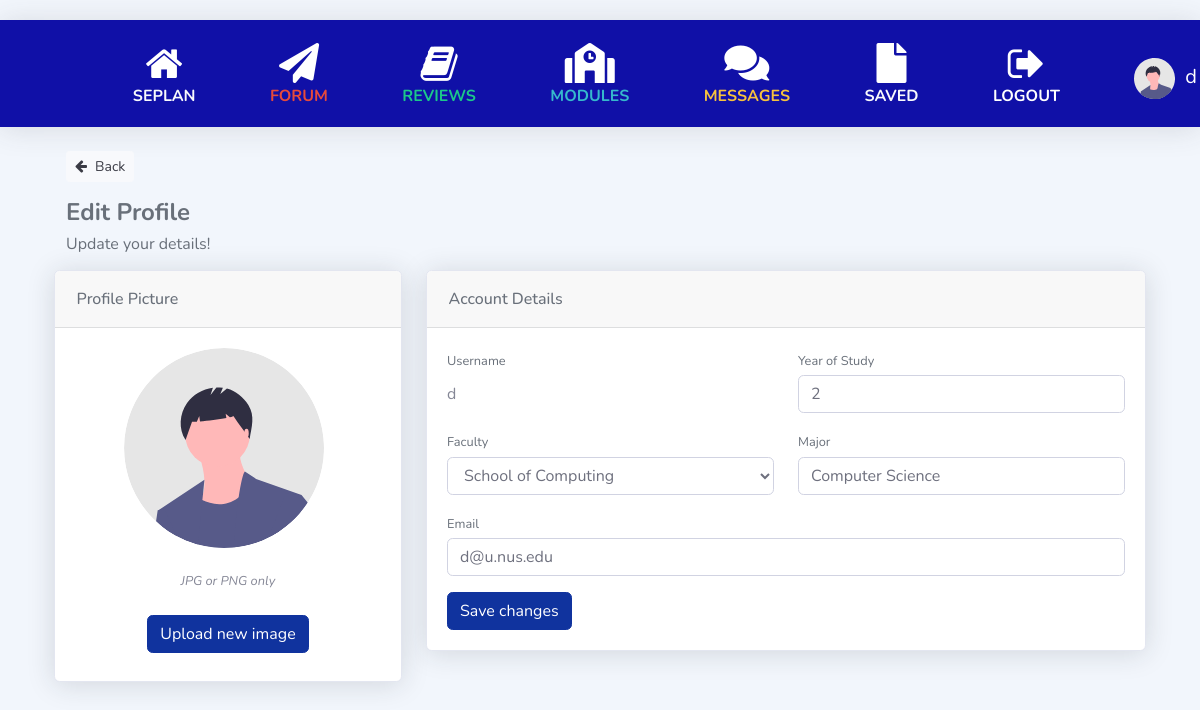
The page /profile/d/edit (signed in) on the database as committed earlier.
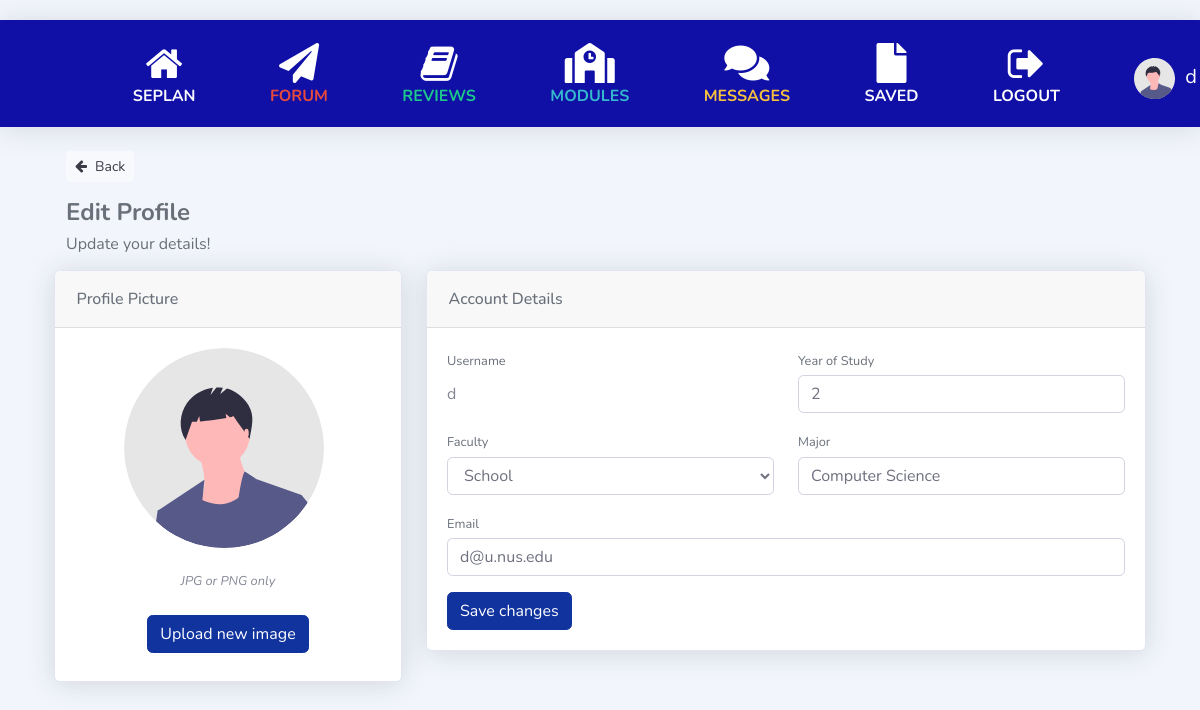
The same page on the database as committed later.
### sep/models.py (models this page shows, shortened)
class User(AbstractUser):
    faculty = models.CharField(max_length=120)
    year = models.IntegerField(blank=True, null=True)
    major = models.CharField(max_length=120)
    sep = models.BooleanField(blank=True, null=True)
    picture = models.URLField(blank=True, null=True)

### sep/views.py (the view, shortened to what this page needs)
# urls.py: path("profile/<str:username>/edit", views.editing_profile, name="editing_profile"),
def editing_profile(request, username):
    if not request.user.is_authenticated:
        return HttpResponseRedirect(reverse('login'))
    user = User.objects.get(username=username)
    return render(request, "sep/editing_profile.html",{
        "user": user})

### sep/templates/sep/editing_profile.html (shortened to what the changed rows need)
{% extends "sep/layout.html" %} {% load static %} {% block body %}
<link href="{% static '/editing_profile.css' %}" rel="stylesheet" />
<div class="container-xl px-4 mt-4">
    <div class="row">
        <div class="col-xl-8">
            <div class="card mb-4">
                <div class="card-body">
                    <form
                        action="{% url 'editing_profile' user.username %}"
                        method="POST"
                        enctype="multipart/form-data"
                        onsubmit="sweetAlert()"
                    >
                        <div class="row gx-3 mb-3">
                            <div class="col-md-6">
                                <label class="small mb-1" for="inputUsername">Username</label>
                                <input readonly
                                    class="form-control-plaintext"
                                    id="inputUsername"
                                    name="inputUsername"
                                    type="text"
                                    value={{ user.username }}
                                    required
                                    >
                            </div>
                            <div class="col-md-6">
                                <label class="small mb-1" for="inputYear">Year of Study</label>
                                <input
                                    class="form-control"
                                    id="inputYear"
                                    name="inputYear"
                                    type="number"
                                    min="1"
                                    max="4"
                                    placeholder="Enter your year of study"
                                    value={{ user.year }}
                                    required
                                    >
                            </div>
                        </div>
                        <div class="row gx-3 mb-3">
                            <div class="col-md-6">
                                <label class="small mb-1" for="inputFaculty">Faculty</label>
                                <select
                                class="form-control"
                                    id="inputFaculty"
                                    name="inputFaculty"
                                    required
                                    >
                                    <optgroup label="Current Faculty">
                                        <option value="{{ user.faculty }}" selected>
                                        </option>
                                    </optgroup>
                                </select>
                            </div>
                            <div class="col-md-6">
                                <label class="small mb-1" for="inputMajor">Major</label>
                                <input
                                    class="form-control"
                                    id="inputMajor"
                                    name="inputMajor"
                                    type="text"
                                    placeholder="Enter your major"
                                    value="{{ user.major }}"
                                    required
                                    >
                            </div>
                        </div>
                        <div class="mb-3">
                            <label class="small mb-1" for="inputEmail">Email</label>
                            <input
                                class="form-control"
                                id="inputEmail"
                                name="inputEmail"
                                type="text"
                                placeholder="Enter your email"
                                value={{ user.email }}
                                required
                                >
                        </div>
                    </form>
                </div>
            </div>
        </div>
    </div>
</div>
{% endblock %}

### sep/templates/sep/layout.html (shortened to what this page needs)
{% load static %}
<!DOCTYPE html>
<html lang="en">
  <head>
    <link
      rel="stylesheet"
      href="https://stackpath.bootstrapcdn.com/bootstrap/4.4.1/css/bootstrap.min.css"
    />
    <link href="{% static '/all.min.css' %}" rel="stylesheet" />
    <link href="{% static '/sb-admin-2.min.css' %}" rel="stylesheet" />
    <link
      href="https://cdnjs.cloudflare.com/ajax/libs/font-awesome/5.15.3/css/all.min.css"
      rel="stylesheet"
    />
    <link
      rel="stylesheet"
      href="https://cdnjs.cloudflare.com/ajax/libs/font-awesome/4.7.0/css/font-awesome.min.css"
    />
    <link href="{% static '/layout.css' %}" rel="stylesheet" />
  </head>
  <nav
    class="navbar navbar-expand navbar-light topbar mb-4 static-top shadow"
    style="background-color: rgb(16, 16, 167); height: 70%"
  >
    {% if user.is_authenticated %}
    <div style="margin-left: 10%">
      <a
        class="navbar-brand text-white centralise home"
        href="{% url 'index' %}"
        ><i class="fa fa-home fa-2x"></i>
        <div class="h6 font-weight-bold text-light text-uppercase">
          SEPlan
        </div></a
      >
    </div>
    <div style="margin-left: 5%">
      <a
        class="navbar-brand text-white centralise menu-item"
        href="{% url 'forum' %}"
        ><i class="fas fa-paper-plane fa-2x"></i>
        <div class="h6 font-weight-bold text-danger text-uppercase">
          Forum
        </div></a
      >
    </div>
    <div style="margin-left: 5%">
      <a
        class="navbar-brand text-white centralise menu-item"
        href="{% url 'reviews' %}"
        ><i class="fa fa-book fa-2x"></i>
        <div class="h6 font-weight-bold text-success text-uppercase">
          Reviews
        </div></a
      >
    </div>
    <div style="margin-left: 5%">
      <a
        class="navbar-brand text-white centralise menu-item"
        href="{% url 'modules' %}"
        ><i class="fas fa-school fa-2x"></i>
        <div class="h6 font-weight-bold text-info text-uppercase">
          Modules
        </div></a
      >
    </div>
    <div style="margin-left: 5%">
      <a
        class="navbar-brand text-white centralise menu-item"
        href="{% url 'messages' request.user.username %}"
        ><i class="fas fa-comments fa-2x"></i>
        <div class="h6 font-weight-bold text-warning text-uppercase">
          Messages
        </div></a
      >
    </div>
    <div style="margin-left: 5%">
      <a
        class="navbar-brand text-white centralise menu-item"
        href="{% url 'watchlist' %}"
        ><i class="fas fa-file fa-2x"></i>
        <div class="h6 font-weight-bold text-light text-uppercase">
          Saved
        </div></a
      >
    </div>
    <div style="margin-left: 5%">
      <a
        class="navbar-brand text-white centralise menu-item"
        href="{% url 'logout' %}"
        ><i class="fa fa-sign-out fa-2x"></i>
        <div class="h6 font-weight-bold text-white text-uppercase">
          Logout
        </div></a
      >
    </div>
    <div style="margin-left: 5%">
      <a
        class="navbar-brand text-white centralise menu-item"
        href="{% url 'profile' request.user.username %}">
        {% if user.picture %}
          <img
            class="rounded-circle mr-2"
            src={{ user.picture }}
            width="72"
            height="72"
            alt="User"
          />
        {% else %}
          <img
            src="/media/index/undraw_profile.svg"
            style="max-width: 200%; margin-right: 5px"
          />
        {% endif %}
        <div class="mr-4 d-none d-lg-inline text-white">
          {{ request.user.username }}
        </div></a
      >
    </div>
    {% endif %}
  </nav>
  {% block body %} {% endblock %}
</html>

Rows that differ between the two databases and show on the page:
changed User "Computer Science": inputFaculty "School of Computing" → "School"
